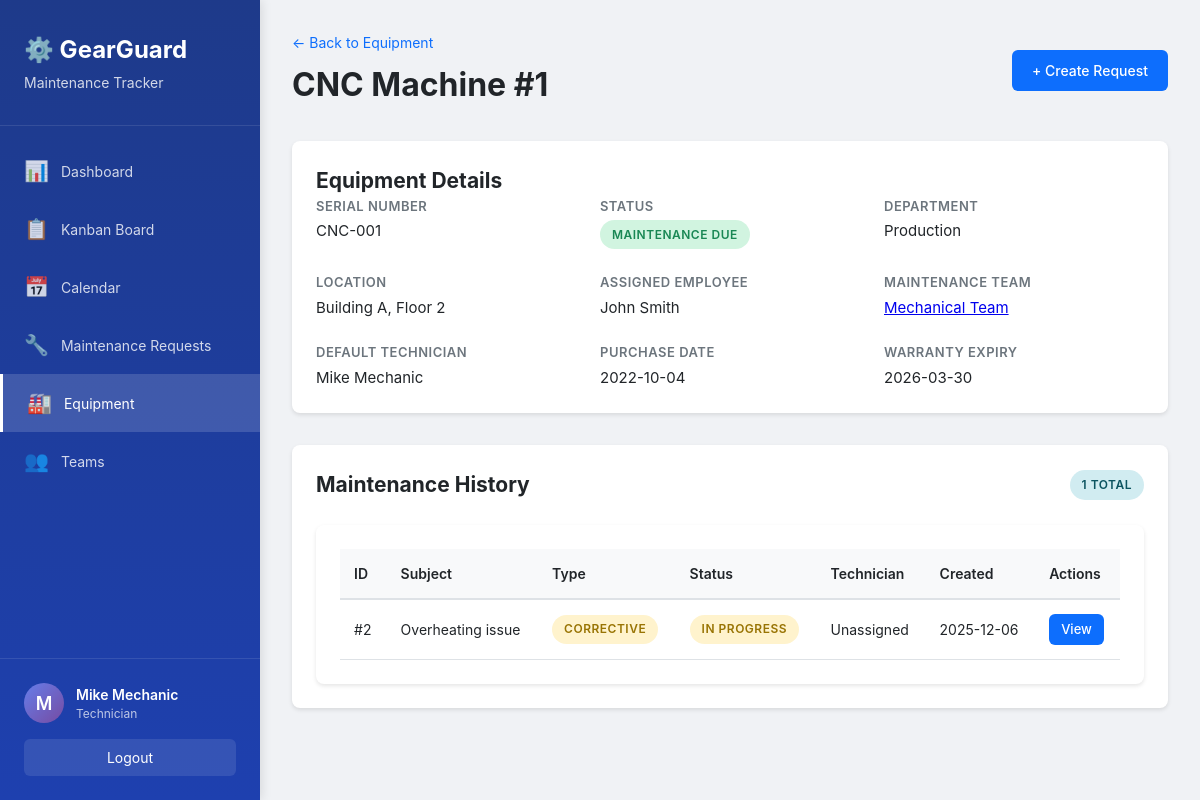
Page /equipment/1 (signed in) on the committed database.
### models.py (models this page shows, shortened)
class User(UserMixin, db.Model):
    __tablename__ = 'users'
    id = db.Column(db.Integer, primary_key=True)
    name = db.Column(db.String(100), nullable=False)
    email = db.Column(db.String(120), unique=True, nullable=False)
    password_hash = db.Column(db.String(200), nullable=False)
    role = db.Column(db.String(20), nullable=False, default='Technician')
    reset_token = db.Column(db.String(100), unique=True)
    reset_token_expiry = db.Column(db.DateTime)
    created_at = db.Column(db.DateTime, default=datetime.utcnow)
    teams = db.relationship('Team', secondary=team_members,
                            backref=db.backref('members', lazy='joined'))
    assigned_requests = db.relationship('MaintenanceRequest',
                                        foreign_keys='MaintenanceRequest.assigned_technician_id',
                                        backref='assigned_technician',
                                        lazy='dynamic')
    def is_manager(self):
        return self.role in ['Admin', 'Manager']

class Equipment(db.Model):
    __tablename__ = 'equipment'
    id = db.Column(db.Integer, primary_key=True)
    name = db.Column(db.String(200), nullable=False)
    serial_number = db.Column(db.String(100), unique=True, nullable=False)
    department = db.Column(db.String(100), nullable=False)
    assigned_employee = db.Column(db.String(100))
    team_id = db.Column(db.Integer, db.ForeignKey('teams.id'), nullable=False)
    default_technician_id = db.Column(db.Integer, db.ForeignKey('users.id'))
    purchase_date = db.Column(db.Date)
    warranty_expiry = db.Column(db.Date)
    location = db.Column(db.String(200))
    is_scrapped = db.Column(db.Boolean, default=False)
    created_at = db.Column(db.DateTime, default=datetime.utcnow)
    default_technician = db.relationship(
        'User', foreign_keys=[default_technician_id])
    maintenance_requests = db.relationship('MaintenanceRequest',
                                           backref='equipment',
                                           lazy='dynamic',
                                           cascade='all, delete-orphan')
    def get_open_requests_count(self):
        return self.maintenance_requests.filter(
            MaintenanceRequest.status.in_(['New', 'In Progress'])
        ).count()
    def get_status_badge(self):
        if self.is_scrapped:
            return 'Scrapped'
        if self.get_open_requests_count() > 0:
            return 'Maintenance Due'
        return 'Operational'

class Team(db.Model):
    __tablename__ = 'teams'
    id = db.Column(db.Integer, primary_key=True)
    name = db.Column(db.String(100), nullable=False, unique=True)
    description = db.Column(db.Text)
    created_at = db.Column(db.DateTime, default=datetime.utcnow)
    equipment = db.relationship(
        'Equipment', backref='maintenance_team', lazy='dynamic')
    requests = db.relationship(
        'MaintenanceRequest', backref='team', lazy='dynamic')

class MaintenanceRequest(db.Model):
    __tablename__ = 'maintenance_requests'
    id = db.Column(db.Integer, primary_key=True)
    subject = db.Column(db.String(200), nullable=False)
    description = db.Column(db.Text, nullable=False)
    request_type = db.Column(db.String(20), nullable=False)
    equipment_id = db.Column(db.Integer, db.ForeignKey(
        'equipment.id'), nullable=False)
    team_id = db.Column(db.Integer, db.ForeignKey('teams.id'), nullable=False)
    assigned_technician_id = db.Column(db.Integer, db.ForeignKey('users.id'))
    scheduled_date = db.Column(db.Date)
    duration = db.Column(db.Float)
    status = db.Column(db.String(20), nullable=False, default='New')
    created_by_id = db.Column(
        db.Integer, db.ForeignKey('users.id'), nullable=False)
    created_at = db.Column(db.DateTime, default=datetime.utcnow)
    due_date = db.Column(db.Date)
    completed_at = db.Column(db.DateTime)
    notes = db.Column(db.Text)
    created_by = db.relationship('User', foreign_keys=[created_by_id])
    def get_status_class(self):
        return {
            'New': 'status-new',
            'In Progress': 'status-progress',
            'Repaired': 'status-repaired',
            'Scrap': 'status-scrap'
        }.get(self.status, 'status-new')

### routes/equipment.py (the view)
@equipment_bp.route('/<int:id>')
@login_required
def view(id):
    equipment = Equipment.query.get_or_404(id)
    maintenance_requests = equipment.maintenance_requests.order_by(
        MaintenanceRequest.created_at.desc()
    ).all()
    return render_template('equipment/view.html',
                          equipment=equipment,
                          maintenance_requests=maintenance_requests)

### app.py (called while the page is built)
@login_manager.user_loader
def load_user(user_id):
    return User.query.get(int(user_id))

@app.context_processor
def inject_user():
    return dict(current_user=current_user, now=datetime.now())

### templates/equipment/view.html (shortened to what this page needs)
{% extends "base.html" %}
{% block content %}
<div class="container-fluid">
    <div class="page-header">
        <div>
            <a href="{{ url_for('equipment.list_equipment') }}" class="back-link">← Back to Equipment</a>
            <h1>{{ equipment.name }}</h1>
        </div>
        <div class="header-actions">
            <a href="{{ url_for('requests.create') }}?equipment={{ equipment.id }}" class="btn btn-primary">+ Create Request</a>
        </div>
    </div>
    <div class="detail-container">
        <div class="detail-card">
            <h2>Equipment Details</h2>
            <div class="detail-grid">
                <div class="detail-item">
                    <label>Serial Number</label>
                    <p>{{ equipment.serial_number }}</p>
                </div>
                <div class="detail-item">
                    <label>Status</label>
                    <p><span class="badge {{ 'badge-danger' if equipment.is_scrapped else 'badge-success' }}">
                        {{ equipment.get_status_badge() }}
                    </span></p>
                </div>
                <div class="detail-item">
                    <label>Department</label>
                    <p>{{ equipment.department }}</p>
                </div>
                <div class="detail-item">
                    <label>Location</label>
                    <p>{{ equipment.location or '-' }}</p>
                </div>
                <div class="detail-item">
                    <label>Assigned Employee</label>
                    <p>{{ equipment.assigned_employee or '-' }}</p>
                </div>
                <div class="detail-item">
                    <label>Maintenance Team</label>
                    <p><a href="{{ url_for('teams.view', id=equipment.team_id) }}">{{ equipment.maintenance_team.name }}</a></p>
                </div>
                <div class="detail-item">
                    <label>Default Technician</label>
                    <p>{{ equipment.default_technician.name if equipment.default_technician else '-' }}</p>
                </div>
                <div class="detail-item">
                    <label>Purchase Date</label>
                    <p>{{ equipment.purchase_date.strftime('%Y-%m-%d') if equipment.purchase_date else '-' }}</p>
                </div>
                <div class="detail-item">
                    <label>Warranty Expiry</label>
                    <p>{{ equipment.warranty_expiry.strftime('%Y-%m-%d') if equipment.warranty_expiry else '-' }}</p>
                </div>
            </div>
        </div>
        <div class="detail-card">
            <div class="card-header-with-action">
                <h2>Maintenance History</h2>
                <span class="badge badge-info">{{ maintenance_requests|length }} Total</span>
            </div>
            {% if maintenance_requests %}
            <div class="table-responsive">
                <table class="data-table">
                    <thead>
                        <tr>
                            <th>ID</th>
                            <th>Subject</th>
                            <th>Type</th>
                            <th>Status</th>
                            <th>Technician</th>
                            <th>Created</th>
                            <th>Actions</th>
                        </tr>
                    </thead>
                    <tbody>
                        {% for req in maintenance_requests %}
                        <tr>
                            <td>#{{ req.id }}</td>
                            <td>{{ req.subject }}</td>
                            <td><span class="badge badge-{{ 'warning' if req.request_type == 'Corrective' else 'info' }}">{{ req.request_type }}</span></td>
                            <td><span class="badge {{ req.get_status_class() }}">{{ req.status }}</span></td>
                            <td>{{ req.assigned_technician.name if req.assigned_technician else 'Unassigned' }}</td>
                            <td>{{ req.created_at.strftime('%Y-%m-%d') }}</td>
                            <td>
                                <a href="{{ url_for('requests.view', id=req.id) }}" class="btn btn-sm btn-primary">View</a>
                            </td>
                        </tr>
                        {% endfor %}
                    </tbody>
                </table>
            </div>
            {% else %}
            <p class="text-muted">No maintenance requests yet.</p>
            {% endif %}
        </div>
    </div>
</div>
{% endblock %}

### templates/base.html (shortened to what this page needs)
<!DOCTYPE html>
<html lang="en">
<head>
    <link rel="stylesheet" href="{{ url_for('static', filename='css/style.css') }}">
</head>
<body>
    {% if current_user.is_authenticated %}
    <div class="sidebar">
        <div class="sidebar-header">
            <h2>⚙️ GearGuard</h2>
            <p class="sidebar-subtitle">Maintenance Tracker</p>
        </div>
        <nav class="sidebar-nav">
            <a href="{{ url_for('dashboard.index') }}" class="nav-item {% if request.endpoint == 'dashboard.index' %}active{% endif %}">
                <span class="nav-icon">📊</span>
                <span>Dashboard</span>
            </a>
            <a href="{{ url_for('dashboard.kanban') }}" class="nav-item {% if request.endpoint == 'dashboard.kanban' %}active{% endif %}">
                <span class="nav-icon">📋</span>
                <span>Kanban Board</span>
            </a>
            <a href="{{ url_for('dashboard.calendar') }}" class="nav-item {% if request.endpoint == 'dashboard.calendar' %}active{% endif %}">
                <span class="nav-icon">📅</span>
                <span>Calendar</span>
            </a>
            <a href="{{ url_for('requests.list_requests') }}" class="nav-item {% if 'requests' in request.endpoint %}active{% endif %}">
                <span class="nav-icon">🔧</span>
                <span>Maintenance Requests</span>
            </a>
            <a href="{{ url_for('equipment.list_equipment') }}" class="nav-item {% if 'equipment' in request.endpoint %}active{% endif %}">
                <span class="nav-icon">🏭</span>
                <span>Equipment</span>
            </a>
            <a href="{{ url_for('teams.list_teams') }}" class="nav-item {% if 'teams' in request.endpoint %}active{% endif %}">
                <span class="nav-icon">👥</span>
                <span>Teams</span>
            </a>
        </nav>
        <div class="sidebar-footer">
            <div class="user-info">
                <div class="user-avatar">{{ current_user.name[0].upper() }}</div>
                <div class="user-details">
                    <div class="user-name">{{ current_user.name }}</div>
                    <div class="user-role">{{ current_user.role }}</div>
                </div>
            </div>
            <a href="{{ url_for('auth.logout') }}" class="btn-logout">Logout</a>
        </div>
    </div>
    {% endif %}
    <div class="main-content {% if not current_user.is_authenticated %}no-sidebar{% endif %}">
        {% block content %}{% endblock %}
    </div>
</body>
</html>

### static/css/style.css (style rules this page uses)
* { margin: 0; padding: 0; box-sizing: border-box; }
:root { --primary: #0d6efd; --primary-dark: #0b5ed7; --secondary: #6c757d; --success: #198754; --danger: #dc3545; --warning: #ffc107; --info: #0dcaf0; --light: #f8f9fa; --dark: #212529; --sidebar-width: 260px; }
body { font-family: -apple-system, BlinkMacSystemFont, "Segoe UI", Roboto, "Helvetica Neue", Arial, sans-serif; font-size: 14px; line-height: 1.5; color: var(--dark); background: #f0f2f5; }
.sidebar { position: fixed; left: 0; top: 0; bottom: 0; width: var(--sidebar-width); background: linear-gradient(180deg, #1e3a8a 0%, #1e40af 100%); color: white; display: flex; flex-direction: column; box-shadow: 2px 0 10px rgba(0, 0, 0, 0.1); z-index: 1000; }
.sidebar-header { padding: 2rem 1.5rem; border-bottom: 1px solid rgba(255, 255, 255, 0.1); }
.sidebar-header h2 { font-size: 1.5rem; font-weight: 700; margin-bottom: 0.25rem; }
.sidebar-subtitle { font-size: 0.875rem; opacity: 0.8; }
.sidebar-nav { flex: 1; padding: 1rem 0; overflow-y: auto; }
.nav-item { display: flex; align-items: center; padding: 0.875rem 1.5rem; color: rgba(255, 255, 255, 0.8); text-decoration: none; transition: all 0.2s; }
.nav-item.active { background: rgba(255, 255, 255, 0.15); color: white; border-left: 3px solid white; }
.nav-icon { font-size: 1.25rem; margin-right: 0.75rem; }
.sidebar-footer { padding: 1.5rem; border-top: 1px solid rgba(255, 255, 255, 0.1); }
.user-info { display: flex; align-items: center; gap: 0.75rem; margin-bottom: 1rem; }
.user-avatar { width: 40px; height: 40px; border-radius: 50%; background: linear-gradient(135deg, #667eea 0%, #764ba2 100%); display: flex; align-items: center; justify-content: center; font-weight: 600; font-size: 1.125rem; }
.user-name { font-weight: 600; font-size: 0.875rem; }
.user-role { font-size: 0.75rem; opacity: 0.7; }
.btn-logout { display: block; text-align: center; padding: 0.5rem; background: rgba(255, 255, 255, 0.1); color: white; text-decoration: none; border-radius: 6px; transition: background 0.2s; }
.main-content { margin-left: var(--sidebar-width); min-height: 100vh; padding: 2rem; }
.page-header { display: flex; justify-content: space-between; align-items: center; margin-bottom: 2rem; }
.page-header h1 { font-size: 2rem; font-weight: 700; color: var(--dark); }
.back-link { display: inline-block; color: var(--primary); text-decoration: none; margin-bottom: 0.5rem; font-size: 0.875rem; }
.header-actions { display: flex; gap: 0.75rem; }
.btn { display: inline-block; padding: 0.625rem 1.25rem; font-size: 0.875rem; font-weight: 500; text-align: center; text-decoration: none; border: none; border-radius: 6px; cursor: pointer; transition: all 0.2s; }
.btn-primary { background: var(--primary); color: white; }
.btn-sm { padding: 0.375rem 0.75rem; font-size: 0.8125rem; }
.stat-card, .team-card, .equipment-card, .detail-card { background: white; border-radius: 8px; padding: 1.5rem; box-shadow: 0 2px 4px rgba(0, 0, 0, 0.1); }
.table-responsive { background: white; border-radius: 8px; padding: 1.5rem; box-shadow: 0 2px 4px rgba(0, 0, 0, 0.1); overflow-x: auto; }
.data-table { width: 100%; border-collapse: collapse; }
.data-table th { text-align: left; padding: 0.875rem; background: var(--light); font-weight: 600; border-bottom: 2px solid #dee2e6; white-space: nowrap; }
.data-table td { padding: 0.875rem; border-bottom: 1px solid #dee2e6; }
.badge { display: inline-block; padding: 0.35rem 0.75rem; font-size: 0.75rem; font-weight: 600; border-radius: 20px; text-transform: uppercase; letter-spacing: 0.5px; }
.badge-success { background: #d1f4e0; color: #198754; }
.badge-warning { background: #fff3cd; color: #997404; }
.badge-info { background: #d1ecf1; color: #0c5460; }
.status-progress { background: #fff3cd; color: #997404; }
.detail-container { display: grid; gap: 2rem; }
.detail-grid { display: grid; grid-template-columns: repeat(auto-fit, minmax(200px, 1fr)); gap: 1.5rem; }
.detail-item label { display: block; font-weight: 600; color: var(--secondary); font-size: 0.8125rem; margin-bottom: 0.25rem; text-transform: uppercase; letter-spacing: 0.5px; }
.detail-item p { font-size: 0.9375rem; color: var(--dark); }
.card-header-with-action { display: flex; justify-content: space-between; align-items: center; margin-bottom: 1.5rem; }

### rows in the picture
User: name "M", name "Mike Mechanic", role "Technician", default_technician "Mike Mechanic"
Equipment: name "CNC Machine #1", serial_number "CNC-001", get_status_badge "MAINTENANCE DUE", department "Production", location "Building A, Floor 2", assigned_employee "John Smith", purchase_date "2022-10-04", warranty_expiry "2026-03-30"
Team: maintenance_team.name "Mechanical Team"
MaintenanceRequest: id "2", subject "Overheating issue", request_type "CORRECTIVE", status "IN PROGRESS", assigned_technician "Unassigned", created_at "2025-12-06"

### other values in the picture
{{ maintenance_requests|length }} "1"
